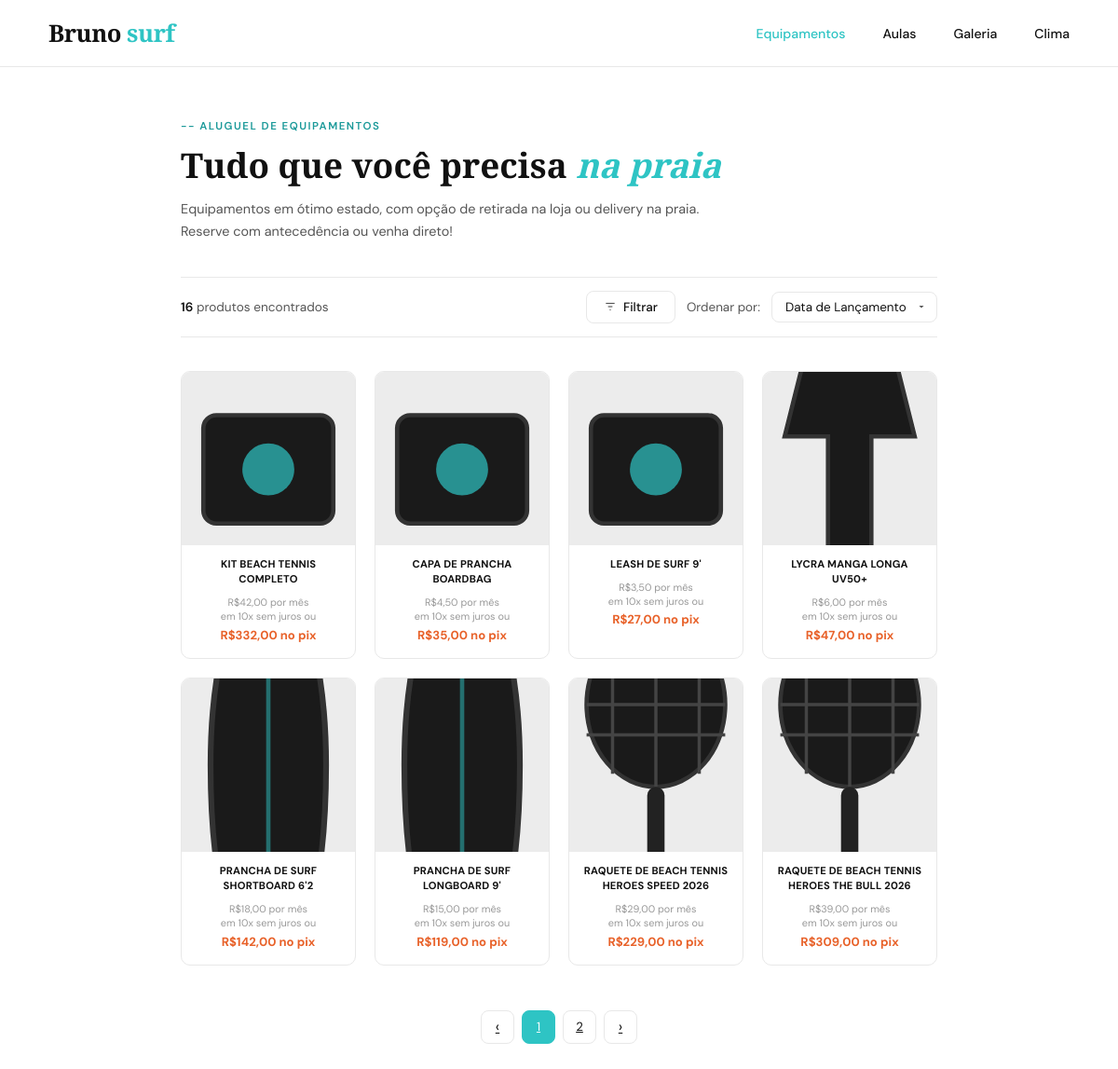
The page /equipamentos.php on the database its author committed.
### tables this page shows
CREATE TABLE `equipamentos` (
  `id` int(11) NOT NULL,
  `nome` varchar(100) NOT NULL,
  `categoria` varchar(50) NOT NULL,
  `marca` varchar(50) DEFAULT NULL,
  `descricao` text DEFAULT NULL,
  `preco_diaria` decimal(10,2) NOT NULL,
  `preco_pix` decimal(10,2) NOT NULL,
  `preco_parcelado` decimal(10,2) NOT NULL,
  `num_parcelas` int(11) NOT NULL DEFAULT 10,
  `estoque` int(11) NOT NULL DEFAULT 1,
  `disponivel` tinyint(1) NOT NULL DEFAULT 1,
  `imagem_url` varchar(255) DEFAULT NULL,
  `data_cadastro` datetime NOT NULL DEFAULT current_timestamp()
);

### equipamentos.php (the view, shortened to what this page needs)
<?php
$ordem = $_GET['ordem'] ?? 'lancamento';
$pagina = max(1, (int) ($_GET['pagina'] ?? 1));
$por_pagina = 8;
$where = ['1 = 1'];
$params = [];
$order_map = [
  'lancamento' => 'id DESC',
  'preco_asc' => 'preco_pix ASC',
  'preco_desc' => 'preco_pix DESC',
  'nome' => 'nome ASC',
];
$order_sql = $order_map[$ordem] ?? 'id DESC';
$where_sql = implode(' AND ', $where);
try {
  $pdo = conectar();
  $stmt_total = $pdo->prepare("SELECT COUNT(*) FROM equipamentos WHERE $where_sql");
  $stmt_total->execute($params);
  $total = (int) $stmt_total->fetchColumn();
  $total_paginas = max(1, (int) ceil($total / $por_pagina));
  $pagina = min($pagina, $total_paginas);
  $offset = ($pagina - 1) * $por_pagina;
  $sql = "SELECT * FROM equipamentos WHERE $where_sql ORDER BY $order_sql LIMIT :limit OFFSET :offset";
  $stmt = $pdo->prepare($sql);
  $stmt->bindValue(':limit', $por_pagina, PDO::PARAM_INT);
  $stmt->bindValue(':offset', $offset, PDO::PARAM_INT);
  $stmt->execute();
  $produtos = $stmt->fetchAll();
} catch (PDOException $e) {
  $produtos = [];
  $total = 0;
  $total_paginas = 1;
  $categorias = [];
  $marcas = [];
  $erro = 'Não foi possível conectar ao banco de dados. Verifique as credenciais em equipamentos.php.<br><small>' . htmlspecialchars($e->getMessage()) . '</small>';
}
function brl(float $v): string
{
  return 'R$' . number_format($v, 2, ',', '.');
}
function esc(string $v): string
{
  return htmlspecialchars($v, ENT_QUOTES, 'UTF-8');
}
function qstr(array $extra = []): string
{
  $base = array_filter([
    'categoria' => $_GET['categoria'] ?? '',
    'marca' => $_GET['marca'] ?? '',
    'preco_max' => $_GET['preco_max'] ?? '',
    'disponivel' => $_GET['disponivel'] ?? '',
    'ordem' => $_GET['ordem'] ?? '',
  ]);
  return http_build_query(array_merge($base, $extra));
}
function sel(string $campo, string $valor): string
{
  return (($_GET[$campo] ?? '') === $valor) ? 'selected' : '';
}
?>
<!DOCTYPE html>
<html lang="pt-BR">
<head>
  <link rel="stylesheet" href="css/equipamentos.css">
</head>
<body>
  <nav>
    <a href="index.html" class="logo">Bruno <span>surf</span></a>
    <ul class="nav-links">
      <li><a href="equipamentos.php" class="active">Equipamentos</a></li>
      <li><a href="escola.php">Aulas</a></li>
      <li><a href="galeria.php">Galeria</a></li>
      <li><a href="clima.php">Clima</a></li>
    </ul>
  </nav>
  <div class="page">
    <p class="page-eyebrow">Aluguel de Equipamentos</p>
    <h1 class="page-title">Tudo que você precisa <em>na praia</em></h1>
    <p class="page-desc">Equipamentos em ótimo estado, com opção de retirada na loja ou delivery na praia. Reserve com
      antecedência ou venha direto!</p>
    <div class="toolbar">
      <span class="toolbar-count">
        <strong><?= $total ?></strong> produto<?= $total !== 1 ? 's' : '' ?> encontrado<?= $total !== 1 ? 's' : '' ?>
      </span>
      <div class="toolbar-right">
        <button class="btn-filtrar" id="toggleFiltro" type="button">
          <svg viewBox="0 0 24 24">
            <line x1="4" y1="6" x2="20" y2="6" />
            <line x1="8" y1="12" x2="16" y2="12" />
            <line x1="11" y1="18" x2="13" y2="18" />
          </svg>
          Filtrar
        </button>
        <span class="ordenar-label">Ordenar por:</span>
        <select class="select-ordenar"
          onchange="window.location='equipamentos.php?<?= esc(qstr()) ?>&ordem='+this.value">
          <option value="lancamento" <?= sel('ordem', 'lancamento') ?>>Data de Lançamento</option>
        </select>
      </div>
    </div>
    <div class="products-grid">
      <?php if (empty($produtos)): ?>
        <div class="no-results">Nenhum produto encontrado para os filtros selecionados.</div>
      <?php else: ?>
        <?php foreach ($produtos as $p): ?>
          <div class="product-card">
            <div class="product-img">
              <?php if (!empty($p['imagem_url']) && file_exists($p['imagem_url'])): ?>
                <img src="<?= esc($p['imagem_url']) ?>" alt="<?= esc($p['nome']) ?>">
              <?php else: ?>
                <?php if ($p['categoria'] === 'raquete'): ?>
                  <svg class="placeholder-svg" viewBox="0 0 80 160" fill="none" xmlns="http://www.w3.org/2000/svg">
                    <ellipse cx="40" cy="52" rx="32" ry="38" fill="#1a1a1a" stroke="#333" stroke-width="2" />
                    <line x1="40" y1="14" x2="40" y2="90" stroke="#444" stroke-width="1.5" />
                    <line x1="8" y1="38" x2="72" y2="38" stroke="#444" stroke-width="1.5" />
                    <line x1="8" y1="52" x2="72" y2="52" stroke="#444" stroke-width="1.5" />
                    <line x1="8" y1="66" x2="72" y2="66" stroke="#444" stroke-width="1.5" />
                    <line x1="20" y1="20" x2="20" y2="84" stroke="#444" stroke-width="1.5" />
                    <line x1="60" y1="20" x2="60" y2="84" stroke="#444" stroke-width="1.5" />
                    <rect x="36" y="90" width="8" height="44" rx="4" fill="#222" />
                    <rect x="32" y="126" width="16" height="10" rx="5" fill="#2ec4c4" />
                  </svg>
                <?php elseif ($p['categoria'] === 'prancha'): ?>
                  <svg class="placeholder-svg" viewBox="0 0 60 160" fill="none" xmlns="http://www.w3.org/2000/svg">
                    <path d="M30 4 Q50 30 50 80 Q50 140 30 156 Q10 140 10 80 Q10 30 30 4Z" fill="#1a1a1a" stroke="#333"
                      stroke-width="2" />
                    <line x1="30" y1="4" x2="30" y2="156" stroke="#2ec4c4" stroke-width="1.5" opacity="0.5" />
                  </svg>
                <?php elseif ($p['categoria'] === 'lycra'): ?>
                  <svg class="placeholder-svg" viewBox="0 0 80 120" fill="none" xmlns="http://www.w3.org/2000/svg">
                    <path d="M20 10 L60 10 L70 50 L50 50 L50 110 L30 110 L30 50 L10 50Z" fill="#1a1a1a" stroke="#333"
                      stroke-width="2" />
                  </svg>
                <?php else: ?>
                  <svg class="placeholder-svg" viewBox="0 0 80 80" fill="none" xmlns="http://www.w3.org/2000/svg">
                    <rect x="10" y="20" width="60" height="50" rx="6" fill="#1a1a1a" stroke="#333" stroke-width="2" />
                    <circle cx="40" cy="45" r="12" fill="#2ec4c4" opacity="0.7" />
                  </svg>
                <?php endif; ?>
              <?php endif; ?>
            </div>
            <div class="product-info">
              <p class="product-name"><?= esc($p['nome']) ?></p>
              <p class="product-price-old">
                <?= brl($p['preco_parcelado']) ?> por mês<br>
                em <?= (int) $p['num_parcelas'] ?>x sem juros ou
              </p>
              <p class="product-price-pix"><?= brl($p['preco_pix']) ?> no pix</p>
            </div>
          </div>
        <?php endforeach; ?>
      <?php endif; ?>
    </div>
    <?php if ($total_paginas > 1): ?>
      <div class="pagination">
        <a class="page-btn arrow <?= $pagina <= 1 ? 'disabled' : '' ?>"
          href="?<?= esc(qstr(['pagina' => $pagina - 1])) ?>">‹</a>
        <?php for ($i = 1; $i <= $total_paginas; $i++): ?>
          <a class="page-btn <?= $i === $pagina ? 'active' : '' ?>" href="?<?= esc(qstr(['pagina' => $i])) ?>"><?= $i ?></a>
        <?php endfor; ?>
        <a class="page-btn arrow <?= $pagina >= $total_paginas ? 'disabled' : '' ?>"
          href="?<?= esc(qstr(['pagina' => $pagina + 1])) ?>">›</a>
      </div>
    <?php endif; ?>
  </div>
</body>
</html>

### css/equipamentos.css (style rules this page uses)
:root { --teal: #2ec4c4; --teal-dark: #1a9999; --orange: #e8622a; --dark: #111111; --mid: #555555; --light-bg: #f7f7f7; --border: #e8e8e8; --white: #ffffff; }
* { margin: 0; padding: 0; box-sizing: border-box; }
body { font-family: 'DM Sans', sans-serif; color: var(--dark); background: var(--white); }
nav { position: sticky; top: 0; z-index: 100; display: flex; align-items: center; justify-content: space-between; padding: 18px 52px; background: rgba(255,255,255,0.97); backdrop-filter: blur(8px); border-bottom: 1px solid var(--border); }
.logo { font-family: 'Playfair Display', serif; font-size: 1.6rem; font-weight: 900; color: var(--dark); letter-spacing: -0.5px; text-decoration: none; }
.logo span { color: var(--teal); }
.nav-links { display: flex; gap: 40px; list-style: none; }
.nav-links a { text-decoration: none; color: var(--dark); font-size: 0.88rem; font-weight: 500; transition: color .2s; }
.nav-links a:hover, .nav-links a.active { color: var(--teal); }
.page { max-width: 860px; margin: 0 auto; padding: 56px 24px 80px; }
.page-eyebrow { font-size: 0.72rem; font-weight: 600; letter-spacing: 1.5px; color: var(--teal-dark); text-transform: uppercase; margin-bottom: 12px; }
.page-eyebrow::before { content: '-- '; }
.page-title { font-family: 'Playfair Display', serif; font-size: clamp(1.7rem, 3.5vw, 2.3rem); font-weight: 700; line-height: 1.2; margin-bottom: 14px; }
.page-title em { font-style: italic; color: var(--teal); }
.page-desc { font-size: 0.9rem; color: var(--mid); line-height: 1.65; max-width: 580px; margin-bottom: 36px; }
.toolbar { display: flex; align-items: center; justify-content: space-between; border-top: 1px solid var(--border); border-bottom: 1px solid var(--border); padding: 14px 0; margin-bottom: 36px; gap: 16px; flex-wrap: wrap; }
.toolbar-count { font-size: 0.85rem; color: var(--mid); font-weight: 400; }
.toolbar-count strong { color: var(--dark); font-weight: 600; }
.toolbar-right { display: flex; align-items: center; gap: 12px; }
.btn-filtrar { display: flex; align-items: center; gap: 7px; padding: 8px 18px; border: 1.5px solid var(--border); border-radius: 8px; background: var(--white); font-family: 'DM Sans', sans-serif; font-size: 0.84rem; font-weight: 500; color: var(--dark); cursor: pointer; transition: border-color .2s, background .2s; }
.btn-filtrar svg { width: 14px; height: 14px; stroke: var(--mid); fill: none; stroke-width: 2; }
.ordenar-label { font-size: 0.84rem; color: var(--mid); white-space: nowrap; }
.select-ordenar { padding: 8px 32px 8px 14px; border: 1.5px solid var(--border); border-radius: 8px; font-family: 'DM Sans', sans-serif; font-size: 0.84rem; color: var(--dark); appearance: none; cursor: pointer; transition: border-color .2s; }
.products-grid { display: grid; grid-template-columns: repeat(4, 1fr); gap: 20px; }
.product-card { border: 1px solid var(--border); border-radius: 10px; overflow: hidden; background: var(--white); transition: box-shadow .22s, transform .22s; cursor: pointer; }
.product-img { width: 100%; aspect-ratio: 1 / 1; background: #ececec; display: flex; align-items: center; justify-content: center; overflow: hidden; }
.product-info { padding: 12px 12px 16px; }
.product-name { font-size: 0.7rem; font-weight: 700; text-transform: uppercase; text-align: center; letter-spacing: 0.2px; line-height: 1.45; color: var(--dark); margin-bottom: 10px; }
.product-price-old { font-size: 0.68rem; color: #999; text-align: center; line-height: 1.4; margin-bottom: 3px; }
.product-price-pix { font-size: 0.82rem; font-weight: 700; color: var(--orange); text-align: center; }
.pagination { display: flex; justify-content: center; align-items: center; gap: 8px; margin-top: 48px; }
.page-btn { width: 36px; height: 36px; border-radius: 8px; border: 1.5px solid var(--border); background: var(--white); font-family: 'DM Sans', sans-serif; font-size: 0.83rem; color: var(--dark); cursor: pointer; display: flex; align-items: center; justify-content: center; transition: all .18s; }
.page-btn.active { background: var(--teal); color: #fff; border-color: var(--teal); }
.page-btn.arrow { font-size: 1rem; }

### rows shown on the page
equipamentos: categoria "kit" (drawn), nome "KIT BEACH TENNIS COMPLETO", preco_parcelado "R$42,00", num_parcelas "10", preco_pix "R$332,00"
equipamentos: imagem_url "img/boardbag.jpg" (drawn), nome "CAPA DE PRANCHA BOARDBAG", preco_parcelado "R$4,50", num_parcelas "10", preco_pix "R$35,00"
equipamentos: imagem_url "img/leash-9.jpg" (drawn), nome "LEASH DE SURF 9'", preco_parcelado "R$3,50", num_parcelas "10", preco_pix "R$27,00"
equipamentos: categoria "lycra" (drawn), nome "LYCRA MANGA LONGA UV50+", preco_parcelado "R$6,00", num_parcelas "10", preco_pix "R$47,00"
equipamentos: categoria "prancha" (drawn), nome "PRANCHA DE SURF SHORTBOARD 6'2", preco_parcelado "R$18,00", num_parcelas "10", preco_pix "R$142,00"
equipamentos: categoria "prancha" (drawn), nome "PRANCHA DE SURF LONGBOARD 9'", preco_parcelado "R$15,00", num_parcelas "10", preco_pix "R$119,00"
equipamentos: categoria "raquete" (drawn), nome "RAQUETE DE BEACH TENNIS HEROES SPEED 2026", preco_parcelado "R$29,00", num_parcelas "10", preco_pix "R$229,00"
equipamentos: categoria "raquete" (drawn), nome "RAQUETE DE BEACH TENNIS HEROES THE BULL 2026", preco_parcelado "R$39,00", num_parcelas "10", preco_pix "R$309,00"

### other values the page prints
$total "16"
